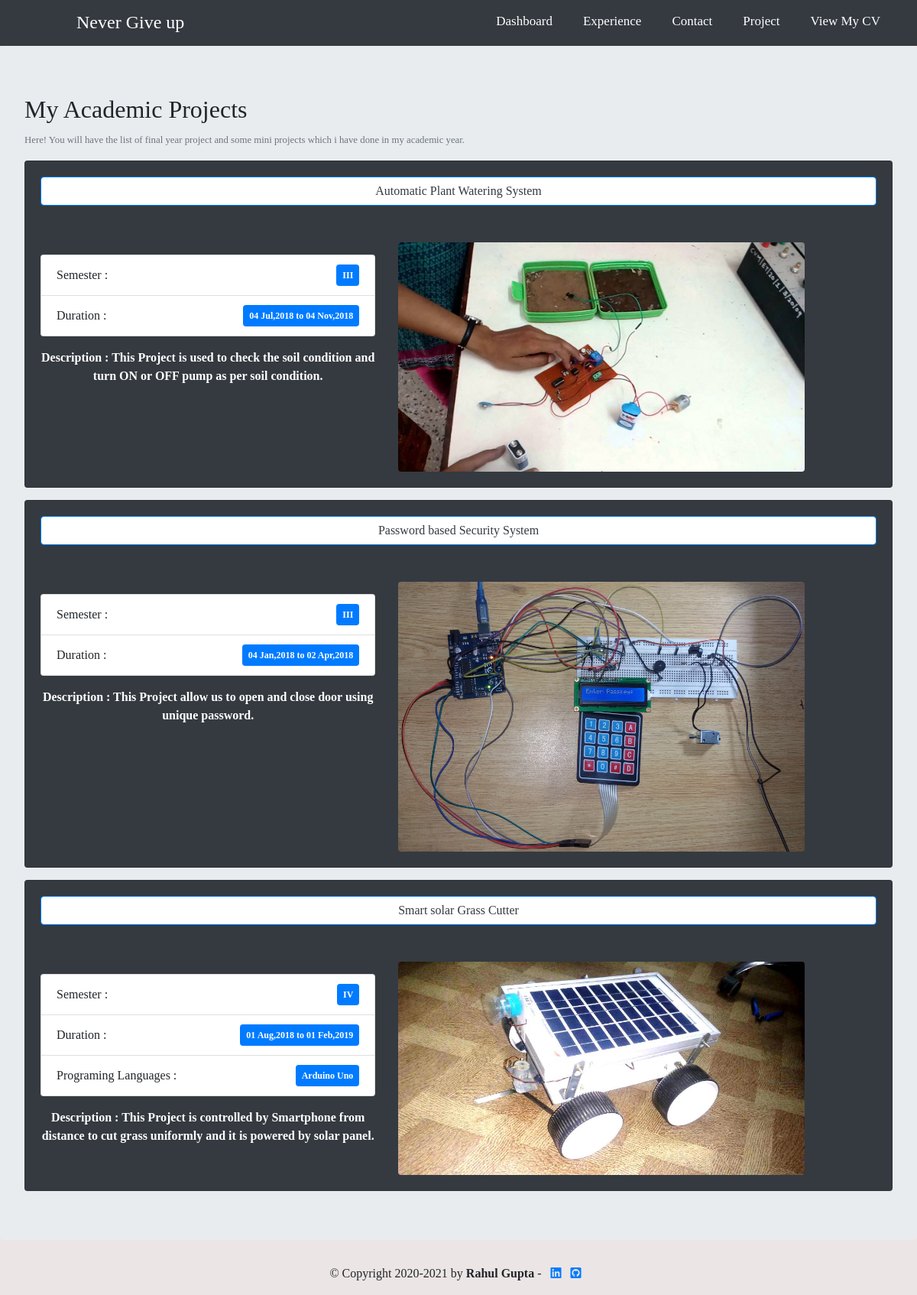
The app's page /project/ with its own data.
### home/models.py (models this page shows, shortened)
class Project(models.Model):
    id = models.UUIDField(primary_key=True, default=uuid.uuid4, editable=False)
    name = models.CharField(max_length=100)
    description = models.TextField()
    sem = models.CharField(max_length=10, null=True,blank=True)
    start = models.DateTimeField(null=True)
    end = models.DateTimeField(null=True)
    languages = models.CharField(max_length=20,null=True,blank=True)
    link = models.CharField(max_length=150,blank=True,null=True)
    image = models.ImageField(null=True,blank=True)
    @property
    def image_url(self):
        if self.image:
            return self.image.url

### home/views.py (the view)
# urls.py: path('project/',project,name='project' ),
def project(request):
    project_list = Project.objects.all()
    clicked_on = 'project'
    cv = get_cv()
    data = {
        'projects':project_list,
        'clicked_on':clicked_on,
        'cv':cv
    }
    return render(request,'home/project.html',data)

### home/views.py (called while the page is built)
def get_cv():
    return MyCv.objects.first()

### home/templates/home/project.html (shortened to what this page needs)
{% extends 'home/base.html' %}
{% load static %}
{% block content %}
            <div class="mb-3" >
                <h2> My Academic Projects </h2>
                <small class="card-text text-muted">Here! You will have the list of final year project and some mini projects which i have done in my academic year.</small>
            </div>
            {% for project in projects %}
                <div class="mt-3">
                    <div class="card bg-dark" >
                        <div class="card-body">
                       <span class="border-primary text-center text-dark form-control mb-5 ">{{project.name}}</span>
                        <div class="row ">
                            <div class="col-lg-5 col-md-6 mt-3">
                                    <ul class="list-group">
                                        <li class="list-group-item d-flex justify-content-between align-items-center">
                                            Semester :
                                          <span class="badge badge-primary p-2">{{project.sem}}</span>
                                        </li>
                                        <li class="list-group-item d-flex justify-content-between align-items-center">
                                            Duration :
                                          <span class="badge badge-primary p-2">{{project.start | date:"d M,Y"}} to {{project.end  | date:"d M,Y"}}</span>
                                        </li>
                                        {% if project.languages %}
                                            <li class="list-group-item d-flex justify-content-between align-items-center">
                                            Programing Languages :
                                            <span class="badge badge-primary p-2">{{project.languages}}</span>
                                            </li>
                                        {% endif %}
                                    </ul>
                                    <p class="card-text text-center text-white text-wrap font-weight-bold mt-3"> Description :  {{project.description}}</p>
                            </div>
                            <div class=" col-lg-6 col-md-6">
                                <img src="{{ project.image_url }}" class="rounded float-left" width="100%" height="100%" alt="No image" >
                            </div>
                        </div>
                        </div>
                    </div>
                </div>
            {% endfor %}
{% endblock content %}

### home/templates/home/base.html (shortened to what this page needs)
{% load static %}
<!DOCTYPE html>
<html lang="en">
<head>
  <link rel="stylesheet" href="https://use.fontawesome.com/releases/v5.6.3/css/all.css">
  <link rel="stylesheet" href="https://maxcdn.bootstrapcdn.com/bootstrap/4.5.2/css/bootstrap.min.css">
  <link rel="stylesheet" href="https://cdnjs.cloudflare.com/ajax/libs/font-awesome/5.15.3/css/all.min.css"/>
</head>
<body class="">
    <nav class="bg-dark navbar-dark common  navbar-fixed-top">
      <label class="logo">  <span class="header-qoute" >  <h4> <div class="text"></div> </h4></span><br>&nbsp;  </label>
        <ul class="mx-auto">
          <li class="{% if clicked_on == 'dashboard' %} active {% endif %}">
            <a class="" href="{% url 'home:dashboard' %}">Dashboard</a>
          </li>
          <li class="{% if clicked_on == 'about' %} active {% endif %}">
            <a class="" href="{% url 'home:about' %}">Experience</a>
          </li>
          <li class="{% if clicked_on == 'contact' %} active {% endif %}">
            <a class="" href="{% url 'home:contact' %}">Contact</a>
          </li>
          <li class="{% if clicked_on == 'project' %} active {% endif %}">
            <a class=" " href="{% url 'home:project' %}">Project</a>
          </li>
          <li>
            <a href="{% static 'ext_images/rahul_cv.pdf' %}" target="_blank" class="" >View My CV</a>
          </li>
        </ul>
      </nav>
      <div class="main" role="main">
          <div class="jumbotron">
          {% block content %}
          {% endblock content %}
        </div>
      </div>
    <footer class="container">
      <p>&copy; Copyright 2020-2021 by <strong>Rahul Gupta</strong>&nbsp;-&nbsp;&nbsp;
            <a href="https://www.linkedin.com/in/rahul-gupta-1b2578170/" target="_blank"  style="text-decoration: none;" > <i class="fab fa-linkedin"></i>&nbsp;</a>&nbsp;
            <a href="https://github.com/Rahul-Radheshyam-Gupta" target="_blank"  style="text-decoration: none;" > <i class="fab fa-github-square"></i>  &nbsp;</a>
          </p>
    </footer>
</body>
</html>

### home/templates/home/base.html (style rules this page uses)
body { height: 100%; margin: 0px; background-color: #ebe5e5; font-family: montserrat!important; }
.container { height: 100%; width:100%; justify-content :center; align-items :center; display: flex; }
* { padding: 0; margin: 0; text-decoration: none; list-style: none; box-sizing: border-box; }
body { font-family: montserrat; }
.common { background: #0082e6; height: 60px; width: 100%; }
label.logo { color: white; font-size: 20px!important; line-height: 50px; padding: 0 100px; padding-top:15px; font-weight: bold; }
.common ul { float: right; margin-right: 30px!important; }
.common ul li { display: inline-block; line-height: 55px; margin: 0 5px; }
.common ul li a { color: white; font-size: 17px; padding: 7px 13px; border-radius: 3px; text-decoration:none; }
.header-qoute { height: 80px; width: 100%; color:white; margin- }

### records on screen
Project: name "Automatic Plant Watering System", sem "III", start "04 Jul,2018", end "04 Nov,2018", description "This Project is used to check the soil condition and turn ON or OFF pump as per soil condition.", image_url (picture)
Project: name "Password based Security System", sem "III", start "04 Jan,2018", end "02 Apr,2018", description "This Project allow us to open and close door using unique password.", image_url (picture)
Project: name "Smart solar Grass Cutter", sem "IV", start "01 Aug,2018", end "01 Feb,2019", languages "Arduino Uno", description "This Project is controlled by Smartphone from distance to cut grass uniformly and it is powered by solar panel.", image_url (picture)
